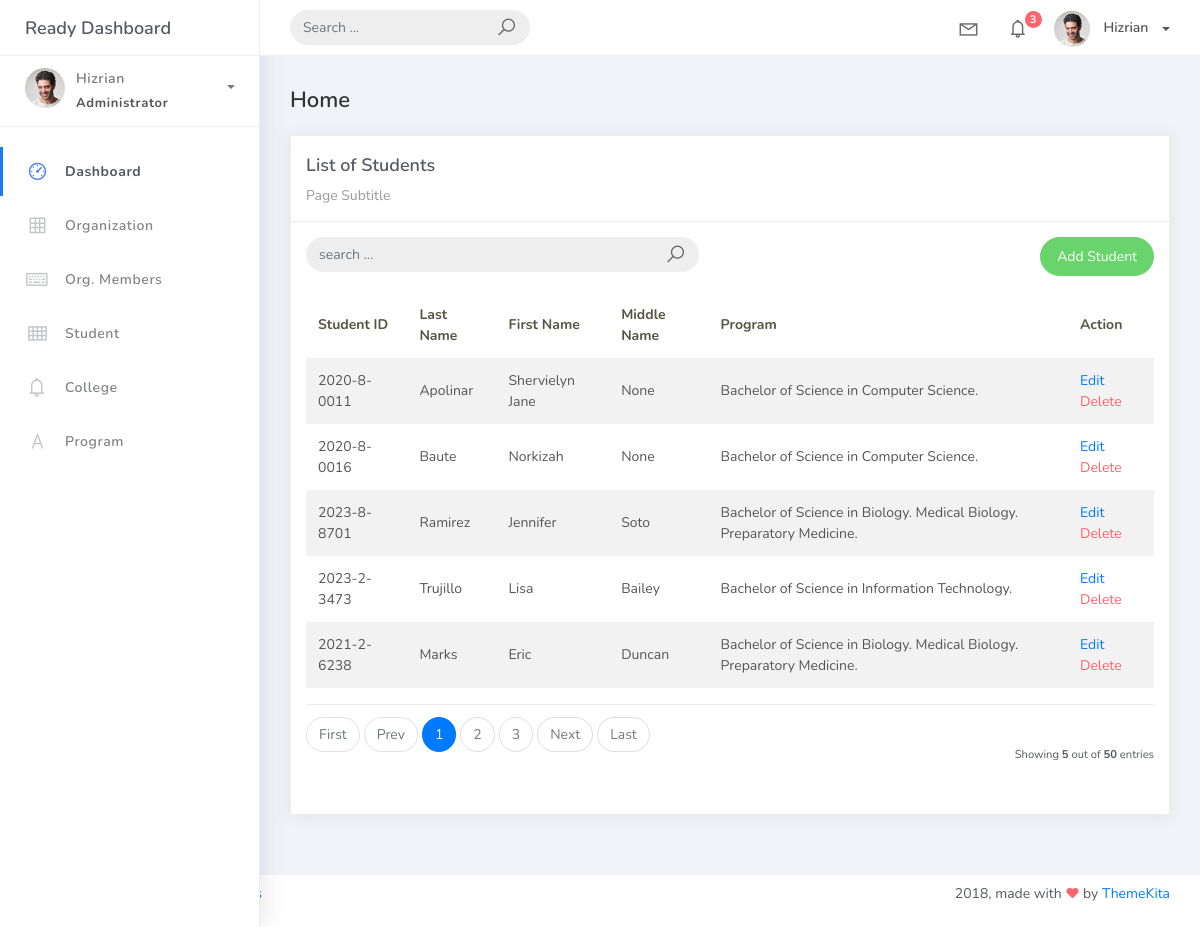
Screenshot of /student_list with the database file from the repository.
### studentorg/models.py (models this page shows, shortened)
class BaseModel (models.Model):
    created_at = models.DateTimeField(auto_now_add=True, db_index=True)
    updated_at = models.DateTimeField (auto_now=True)
    class Meta:
        abstract = True

class Student(BaseModel):
    student_id = models.CharField (max_length=15)
    lastname = models.CharField (max_length=25)
    firstname = models.CharField (max_length=25)
    middlename = models.CharField (max_length=25, blank=True, null=True)
    program = models.ForeignKey(Program, on_delete=models.CASCADE)

class Program(BaseModel):
    prog_name = models.CharField(max_length=150)
    college = models.ForeignKey (College, on_delete=models.CASCADE)
    def __str__(self):
        return self.prog_name

### studentorg/views.py (the view, shortened to what this page needs)
# urls.py: path('student_list', StudentList.as_view(), name='student-list'),
class StudentList(ListView):
    model = Student
    context_object_name = 'home'
    template_name = 'student_list.html'
    paginate_by = 5
    def get_queryset(self, *args, **kwargs):
        qs = super(StudentList, self).get_queryset(*args, **kwargs)
        return qs

### templates/student_list.html
{% extends 'base.html' %}
{% load static %}
{% block content %}
<div class="content">
    <div class="container-fluid">
        <h4 class="page-title">Home</h4>
        <div class="row">
            <div class="col-md-12">
                <div class="card">
                    <div class="card-header">
                        <div class="card-title">List of Students</div>
                        <div class="card-category">Page Subtitle</div>
                    </div>
                    <div class="card-body">
                        <div class="row">
                            <div class="col-md-6">
                                <form class="navbar-left navbar-form nav-search mr-md-3" action="{% url 'student-list' %}">
                                    <div class="input-group">
                                        <input type="text" placeholder="search ..." class="form-control" name="q"/>
                                        <div class="input-group-append">
                                            <span class="input-group-text">
                                                <i class="la la-search search-icon"></i>
                                            </span>
                                        </div>
                                    </div>
                                </form>
                            </div>
                            <div class="col-md-6">
                                <div class="pull-right">
                                    <a href="{% url 'student-add' %}" class="btn btn-success btn-rounded">Add Student</a>
                                </div>
                            </div>
                        </div>
                        <table class="table table-striped mt-3">
                            <thead>
                                <tr>
                                    <th scope="col">Student ID</th>
                                    <th scope="col">Last Name</th>
                                    <th scope="col">First Name</th>
                                    <th scope="col">Middle Name</th>
                                    <th scope="col">Program</th>
                                    <th scope="col">Action</th>
                                </tr>
                            </thead>
                            <tbody>
                                {% for object in object_list %}
                                <tr>
                                    <td>{{ object.student_id }}</td>
                                    <td>{{ object.lastname }}</td>
                                    <td>{{ object.firstname }}</td>
                                    <td>{{ object.middlename }}</td>
                                    <td>{{ object.program }}</td>
                                    <td>
                                        <a href="student_list/{{ object.id}}">Edit</a>
                                        <a href="student_list/{{ object.id }}/delete" class="text-danger">Delete</a>
                                    </td>
                                </tr>
                                {% empty %}
                                <tr>
                                    <td colspan="4" style="text-align: center">
                                    <p class="text-sm font-weight-bold mb-0">No Records Found</p>
                                    </td>
                                </tr>
                                {% endfor %}
                            </tbody>
                        </table>
                        {% include 'includes/pagination.html' %}
                    </div>
                </div>
            </div>
        </div>
    </div>
</div>
{% endblock %}

### rows the page displays
Student: student_id "2020-8-0011", lastname "Apolinar", firstname "Shervielyn Jane", middlename "None", program "Bachelor of Science in Computer Science."
Student: student_id "2020-8-0016", lastname "Baute", firstname "Norkizah", middlename "None", program "Bachelor of Science in Computer Science."
Student: student_id "2023-8-8701", lastname "Ramirez", firstname "Jennifer", middlename "Soto", program "Bachelor of Science in Biology. Medical Biology. Preparatory Medicine."
Student: student_id "2023-2-3473", lastname "Trujillo", firstname "Lisa", middlename "Bailey", program "Bachelor of Science in Information Technology."
Student: student_id "2021-2-6238", lastname "Marks", firstname "Eric", middlename "Duncan", program "Bachelor of Science in Biology. Medical Biology. Preparatory Medicine."

### other values shown
{{ page_num }} "1"
{{ page_num }} "2" "3"
{{ object_list.count }} "5"
{{ paginator.count }} "50"
